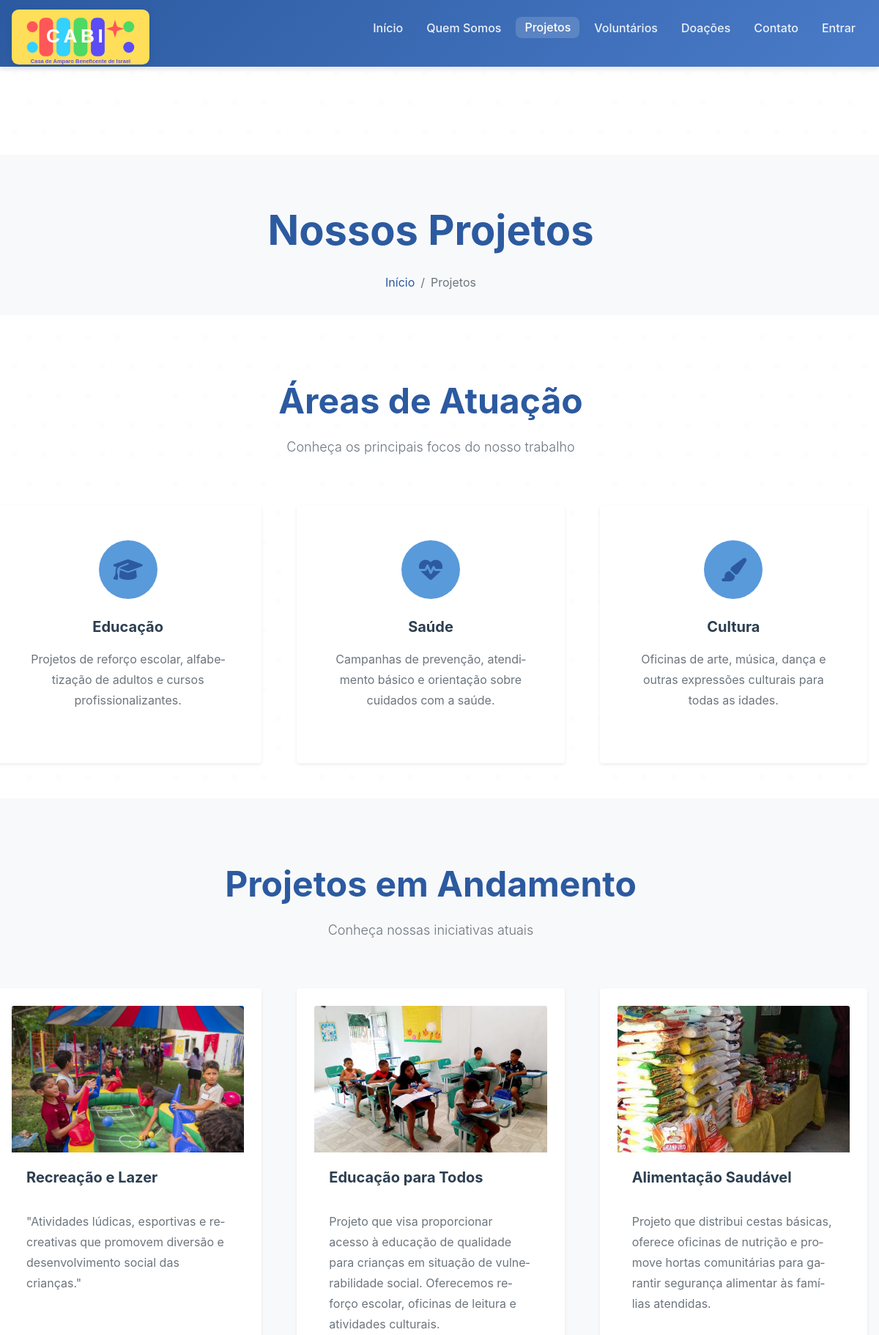
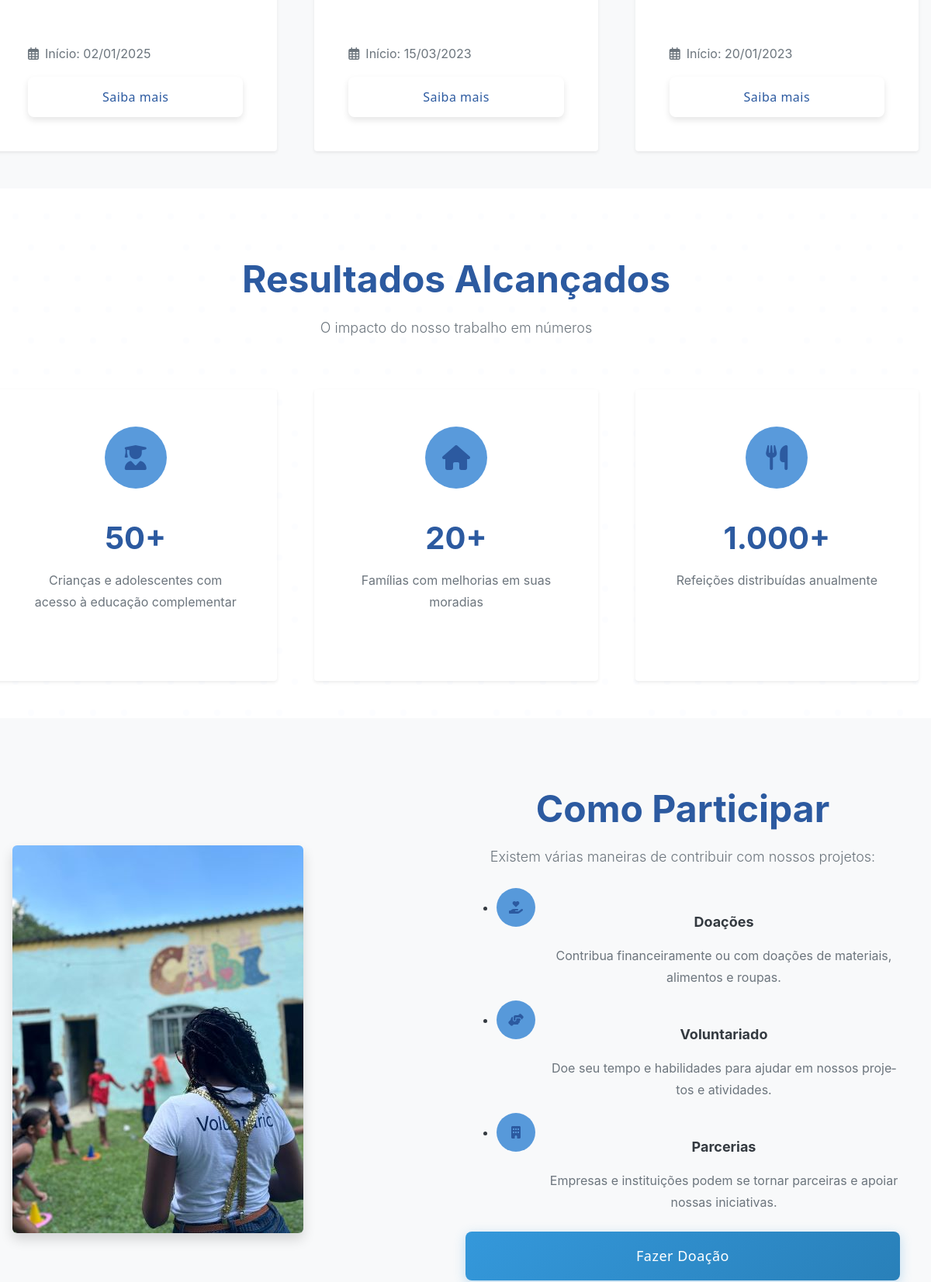
The app's page /projetos/ (upper part) with its own data (2 pictures, top to bottom).
### core/models.py (models this page shows, shortened)
class Projeto(models.Model):
    titulo = models.CharField(max_length=200)
    descricao = models.TextField()
    imagem = models.ImageField(upload_to='projetos/', verbose_name='Imagem do Projeto', blank=True, null=True)
    data_inicio = models.DateField()
    ativo = models.BooleanField(default=True)
    data_criacao = models.DateTimeField(auto_now_add=True)

### core/views.py (the view)
# urls.py: path('projetos/', views.projetos, name='projetos'),
def projetos(request):
    projetos = Projeto.objects.filter(ativo=True).order_by('-data_criacao')
    return render(request, 'pages/projetos.html', {'projetos': projetos})

### templates/pages/projetos.html (shortened to what this page needs)
{% extends 'base/base.html' %}
{% load static %}
{% block content %}
<section class="py-4 bg-light">
    <div class="container">
        <div class="row">
            <div class="col-12 text-center">
                <h1 class="display-4 fw-bold text-primary mb-3">Nossos Projetos</h1>
                <nav aria-label="breadcrumb">
                    <ol class="breadcrumb justify-content-center mb-0">
                        <li class="breadcrumb-item"><a href="{% url 'home' %}" class="text-primary text-decoration-none">Início</a></li>
                        <li class="breadcrumb-item active text-muted" aria-current="page">Projetos</li>
                    </ol>
                </nav>
            </div>
            </div>
            </div>
</section>
<section class="py-5">
    <div class="container">
        <div class="row text-center mb-5">
            <div class="col-12">
                <h2 class="display-5 fw-bold text-primary mb-3">Áreas de Atuação</h2>
                <p class="lead text-muted">Conheça os principais focos do nosso trabalho</p>
            </div>
        </div>
        <div class="cards-container">
            <div class="row g-4 justify-content-center">
                <div class="col-lg-4 col-md-6 col-sm-12">
                <div class="card h-100 border-0 shadow-sm text-center">
                    <div class="card-body p-4">
                        <div class="mb-4">
                            <div class="bg-primary bg-opacity-10 d-inline-flex align-items-center justify-content-center rounded-circle" style="width: 80px; height: 80px;">
                                <i class="fas fa-graduation-cap fa-2x text-primary"></i>
                            </div>
                        </div>
                        <h4 class="card-title fw-bold mb-3">Educação</h4>
                        <p class="card-text text-muted">Projetos de reforço escolar, alfabetização de adultos e cursos profissionalizantes.</p>
                    </div>
                </div>
            </div>
            <div class="col-lg-4 col-md-6 col-sm-12">
                <div class="card h-100 border-0 shadow-sm text-center">
                    <div class="card-body p-4">
                        <div class="mb-4">
                            <div class="bg-primary bg-opacity-10 d-inline-flex align-items-center justify-content-center rounded-circle" style="width: 80px; height: 80px;">
                                <i class="fas fa-heartbeat fa-2x text-primary"></i>
                            </div>
                        </div>
                        <h4 class="card-title fw-bold mb-3">Saúde</h4>
                        <p class="card-text text-muted">Campanhas de prevenção, atendimento básico e orientação sobre cuidados com a saúde.</p>
                    </div>
                </div>
            </div>
            <div class="col-lg-4 col-md-6 col-sm-12">
                <div class="card h-100 border-0 shadow-sm text-center">
                    <div class="card-body p-4">
                        <div class="mb-4">
                            <div class="bg-primary bg-opacity-10 d-inline-flex align-items-center justify-content-center rounded-circle" style="width: 80px; height: 80px;">
                                <i class="fas fa-paint-brush fa-2x text-primary"></i>
                            </div>
                        </div>
                        <h4 class="card-title fw-bold mb-3">Cultura</h4>
                        <p class="card-text text-muted">Oficinas de arte, música, dança e outras expressões culturais para todas as idades.</p>
                    </div>
                </div>
            </div>
        </div>
    </div>
</section>
<section class="py-5 bg-light">
    <div class="container">
        <div class="row text-center mb-5">
            <div class="col-12">
                <h2 class="display-5 fw-bold text-primary mb-3">Projetos em Andamento</h2>
                <p class="lead text-muted">Conheça nossas iniciativas atuais</p>
            </div>
        </div>
        {% if projetos %}
        <div class="cards-container">
            <div class="row g-4 justify-content-center">
                {% for projeto in projetos %}
            <div class="col-lg-4 col-md-6 col-sm-12">
                <div class="card h-100 border-0 shadow-sm">
                    <div class="position-relative overflow-hidden">
                        {% if projeto.imagem %}
                        <img src="{{ projeto.imagem.url }}" class="card-img-top" alt="{{ projeto.titulo }}" style="height: 200px; object-fit: cover;">
                        {% else %}
                        <img src="/static/images/projeto-placeholder.svg" class="card-img-top" alt="{{ projeto.titulo }}" style="height: 200px; object-fit: cover;">
                        {% endif %}
                    </div>
                    <div class="card-body d-flex flex-column">
                        <h5 class="card-title fw-bold mb-3">{{ projeto.titulo }}</h5>
                        <p class="card-text text-muted flex-grow-1">{{ projeto.descricao|truncatewords:30 }}</p>
                        <p class="text-secondary mb-3"><i class="far fa-calendar-alt me-2"></i>Início: {{ projeto.data_inicio|date:"d/m/Y" }}</p>
                        <div class="mt-auto">
                            <button type="button" class="btn btn-outline-primary w-100" data-target="#projetoModal{{ projeto.id }}">
                                Saiba mais
                            </button>
                        </div>
                    </div>
                </div>
            </div>
            {% endfor %}
            </div>
        </div>
        {% endif %}
    </div>
</section>
<section class="py-5">
    <div class="container">
        <div class="row text-center mb-5">
            <div class="col-12">
                <h2 class="display-5 fw-bold text-primary mb-3">Resultados Alcançados</h2>
                <p class="lead text-muted">O impacto do nosso trabalho em números</p>
            </div>
        </div>
        <div class="cards-container">
            <div class="row g-4 justify-content-center">
                <div class="col-lg-4 col-md-6 col-sm-12">
                <div class="card h-100 border-0 shadow-sm text-center">
                    <div class="card-body p-4">
                        <div class="mb-4">
                            <div class="bg-primary bg-opacity-10 d-inline-flex align-items-center justify-content-center rounded-circle" style="width: 80px; height: 80px;">
                                <i class="fas fa-user-graduate fa-2x text-primary"></i>
                            </div>
                        </div>
                        <h3 class="display-6 fw-bold text-primary mb-2">50+</h3>
                        <p class="text-muted">Crianças e adolescentes com acesso à educação complementar</p>
                    </div>
                </div>
            </div>
            <div class="col-lg-4 col-md-6 col-sm-12">
                <div class="card h-100 border-0 shadow-sm text-center">
                    <div class="card-body p-4">
                        <div class="mb-4">
                            <div class="bg-primary bg-opacity-10 d-inline-flex align-items-center justify-content-center rounded-circle" style="width: 80px; height: 80px;">
                                <i class="fas fa-home fa-2x text-primary"></i>
                            </div>
                        </div>
                        <h3 class="display-6 fw-bold text-primary mb-2">20+</h3>
                        <p class="text-muted">Famílias com melhorias em suas moradias</p>
                    </div>
                </div>
            </div>
            <div class="col-lg-4 col-md-6 col-sm-12">
                <div class="card h-100 border-0 shadow-sm text-center">
                    <div class="card-body p-4">
                        <div class="mb-4">
                            <div class="bg-primary bg-opacity-10 d-inline-flex align-items-center justify-content-center rounded-circle" style="width: 80px; height: 80px;">
                                <i class="fas fa-utensils fa-2x text-primary"></i>
                            </div>
                        </div>
                        <h3 class="display-6 fw-bold text-primary mb-2">1.000+</h3>
                        <p class="text-muted">Refeições distribuídas anualmente</p>
                    </div>
                </div>
            </div>
        </div>
    </div>
</section>
<section class="py-5 bg-light">
    <div class="container">
        <div class="row align-items-center">
            <div class="col-lg-6 col-md-12 mb-4 mb-lg-0">
                <img src="/static/images/TRANSPARENCIA1.jpg" alt="Como Participar" class="img-fluid rounded shadow">
            </div>
            <div class="col-lg-6 col-md-12 text-center text-lg-start">
                <h2 class="display-5 fw-bold text-primary mb-3">Como Participar</h2>
                <p class="lead text-muted mb-4">Existem várias maneiras de contribuir com nossos projetos:</p>
                <ul class="list-unstyled">
                    <li class="mb-3">
                        <div class="d-flex">
                            <div class="me-3">
                                <div class="bg-primary bg-opacity-10 d-inline-flex align-items-center justify-content-center rounded-circle" style="width: 50px; height: 50px;">
                                    <i class="fas fa-hand-holding-heart text-primary"></i>
                                </div>
                            </div>
                            <div>
                                <h5 class="fw-bold mb-2">Doações</h5>
                                <p class="text-muted mb-0">Contribua financeiramente ou com doações de materiais, alimentos e roupas.</p>
                            </div>
                        </div>
                    </li>
                    <li class="mb-3">
                        <div class="d-flex">
                            <div class="me-3">
                                <div class="bg-primary bg-opacity-10 d-inline-flex align-items-center justify-content-center rounded-circle" style="width: 50px; height: 50px;">
                                    <i class="fas fa-hands-helping text-primary"></i>
                                </div>
                            </div>
                            <div>
                                <h5 class="fw-bold mb-2">Voluntariado</h5>
                                <p class="text-muted mb-0">Doe seu tempo e habilidades para ajudar em nossos projetos e atividades.</p>
                            </div>
                        </div>
                    </li>
                    <li class="mb-4">
                        <div class="d-flex">
                            <div class="me-3">
                                <div class="bg-primary bg-opacity-10 d-inline-flex align-items-center justify-content-center rounded-circle" style="width: 50px; height: 50px;">
                                    <i class="fas fa-building text-primary"></i>
                                </div>
                            </div>
                            <div>
                                <h5 class="fw-bold mb-2">Parcerias</h5>
                                <p class="text-muted mb-0">Empresas e instituições podem se tornar parceiras e apoiar nossas iniciativas.</p>
                            </div>
                        </div>
                    </li>
                </ul>
                <div class="d-flex flex-column flex-sm-row gap-3">
                    <a href="{% url 'doacoes' %}" class="btn btn-primary btn-lg">Fazer Doação</a>
                </div>
            </div>
        </div>
    </div>
</section>
{% endblock %}

### templates/base/base.html (shortened to what this page needs)
{% load static %}
<!DOCTYPE html>
<html lang="pt-br">
<head>
    <link rel="stylesheet" href="https://cdnjs.cloudflare.com/ajax/libs/font-awesome/6.4.0/css/all.min.css">
    <link rel="stylesheet" href="{% static 'css/framework.css' %}">
    <link rel="stylesheet" href="{% static 'css/style.css' %}">
    <link rel="stylesheet" href="{% static 'css/components.css' %}">
    <link rel="stylesheet" href="{% static 'css/layout.css' %}">
    <link rel="stylesheet" href="{% static 'css/cards-responsive.css' %}">
</head>
<body>
    <nav class="navbar navbar-expand-lg navbar-dark bg-primary fixed-top">
        <div class="container d-flex justify-content-between align-items-center">
            <a class="navbar-brand" href="{% url 'home' %}">
                <img src="{% static 'images/logo-cabi.svg' %}" alt="Logo Casa de Amparo Beneficente de Israel" style="height: 75px;">
            </a>
            <div class="collapse navbar-collapse" id="navbarNav">
                <ul class="navbar-nav ms-auto">
                    <li class="nav-item">
                        <a class="nav-link {% if request.path == '/' %}active{% endif %}" href="{% url 'home' %}">Início</a>
                    </li>
                    <li class="nav-item">
                        <a class="nav-link {% if 'sobre' in request.path %}active{% endif %}" href="{% url 'sobre' %}">Quem Somos</a>
                    </li>
                    <li class="nav-item">
                        <a class="nav-link {% if 'projetos' in request.path %}active{% endif %}" href="{% url 'projetos' %}">Projetos</a>
                    </li>
                    <li class="nav-item">
                        <a class="nav-link {% if 'voluntarios' in request.path %}active{% endif %}" href="{% url 'area_voluntarios' %}">Voluntários</a>
                    </li>
                    <li class="nav-item">
                        <a class="nav-link {% if 'doacoes' in request.path %}active{% endif %}" href="{% url 'doacoes' %}">Doações</a>
                    </li>
                    <li class="nav-item">
                        <a class="nav-link {% if 'contato' in request.path %}active{% endif %}" href="{% url 'contato' %}">Contato</a>
                    </li>
                    <li class="nav-item">
                        {% if user.is_authenticated %}
                        <li class="nav-item dropdown">
                            <a class="nav-link dropdown-toggle" href="#" id="userDropdown" role="button" data-bs-toggle="dropdown" aria-expanded="false">
                                <i class="fas fa-user-circle me-1"></i>{{ user.username }}
                            </a>
                            <ul class="dropdown-menu dropdown-menu-end" aria-labelledby="userDropdown">
                                <li><a class="dropdown-item" href="/admin/"><i class="fas fa-cog me-2"></i>Portal do Admin</a></li>
                                <li><hr class="dropdown-divider"></li>
                                <li><a class="dropdown-item" href="{% url 'logout' %}"><i class="fas fa-sign-out-alt me-2"></i>Sair</a></li>
                            </ul>
                        </li>
                        {% else %}
                        <li class="nav-item">
                            <a class="nav-link" href="/admin/">Entrar</a>
                        </li>
                        {% endif %}
                    </li>
                </ul>
            </div>
        </div>
    </nav>
    <main style="margin-top: 100px; padding-top: 20px;">
        {% block content %}{% endblock %}
    </main>
</body>
</html>

### records on screen
Projeto: imagem (picture), titulo "Recreação e Lazer", descricao "\"Atividades lúdicas, esportivas e recreativas que promovem diversão e desenvolvimento social das crianças.\"", data_inicio "02/01/2025"
Projeto: imagem (picture), titulo "Educação para Todos", descricao "Projeto que visa proporcionar acesso à educação de qualidade para crianças em situação de vulnerabilidade social. Oferecemos reforço escolar, oficinas de leitura e atividades culturais.", data_inicio "15/03/2023"
Projeto: imagem (picture), titulo "Alimentação Saudável", descricao "Projeto que distribui cestas básicas, oferece oficinas de nutrição e promove hortas comunitárias para garantir segurança alimentar às famílias atendidas.", data_inicio "20/01/2023"
